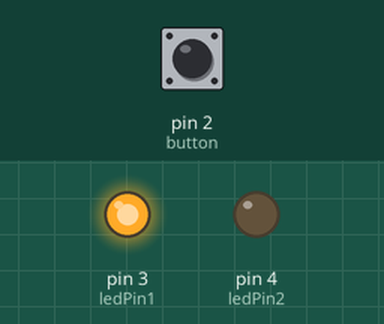
Simulated run of this sketch. Board: Arduino Uno, built with avr-gcc and run on an emulated ATmega328P. On the bench: output pins drawn as LEDs (lit = HIGH). Inputs (shaded band) come from the test bench; at power-on: pin 2 (button) LOW.

Above: at 1.2 s.
1.3 s: pin 2 (button) pulled HIGH for 0.15 s
At 2.8 s:
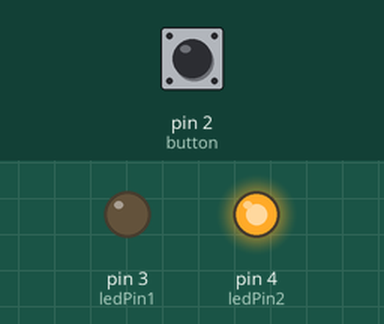
7.4 s: pin 2 (button) pulled HIGH for 1 s
At 8.6 s:
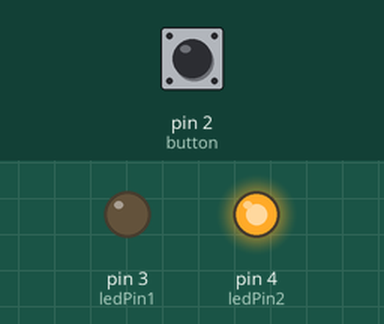
11.4 s: pin 2 (button) pulled HIGH for 3.2 s
Timing chart, 0 to 19.9 s (numbered marks = the images above; inputs shaded):
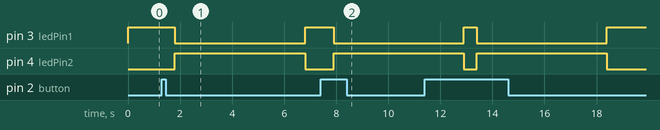

The sketch:

activity_3c.ino
```cpp
int ledPin1 = 3;
int ledPin2 = 4;
int button = 2;
int i;

int buttonState = 0;

void setup() {
  // put your setup code here, to run once:
  pinMode(ledPin1, OUTPUT);
  pinMode(ledPin2, OUTPUT);
  pinMode(button, INPUT);
}

void loop() {
  // put your main code here, to run repeatedly:
  buttonState = digitalRead(button);
  //if the button is pressed, it's HIGH
  digitalWrite(ledPin1, HIGH);
  if (buttonState==HIGH)
  {
    delay(500);
    digitalWrite(ledPin1, LOW);
    digitalWrite(ledPin2, HIGH);
    delay(5000);
    digitalWrite(ledPin2, LOW);
  }

}
```

Measured:
- after the input at 1.3 s, pin 3 (ledPin1): HIGH → LOW after 0.50 s, → HIGH 5.0 s later; pin 4 (ledPin2): LOW → HIGH after 0.50 s, → LOW 5.0 s later
- after the input at 7.4 s, pin 3 (ledPin1): HIGH → LOW after 0.50 s; pin 4 (ledPin2): LOW → HIGH after 0.50 s
